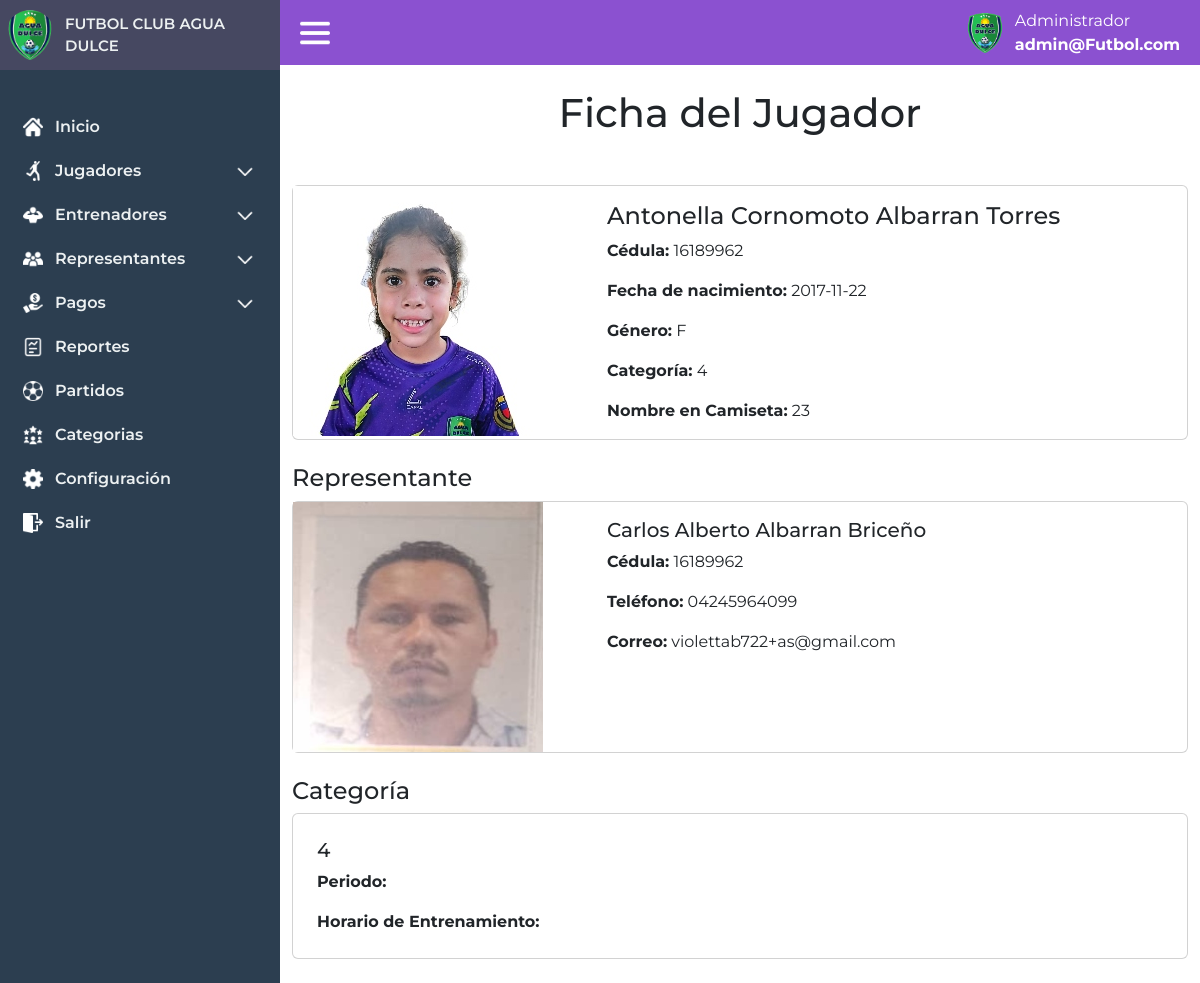
Page /administrador/informacionjugador&player=16189962 (signed in) on the committed database.
### tables this page shows
CREATE TABLE `jugadores` (
  `id` int(11) NOT NULL,
  `partida_nacimiento` int(11) DEFAULT NULL,
  `cedula` int(8) DEFAULT NULL,
  `nombres` varchar(100) NOT NULL,
  `apellidos` varchar(100) NOT NULL,
  `fecha_nacimiento` date NOT NULL,
  `genero` char(1) NOT NULL CHECK (`genero` in ('M','F')),
  `categoria` varchar(20) NOT NULL,
  `nombre_camiseta` varchar(20) NOT NULL,
  `cedula_representante` bigint(20) NOT NULL,
  `foto` varchar(255) NOT NULL
);

CREATE TABLE `representantes` (
  `id` int(11) NOT NULL,
  `nombre_completo` varchar(100) NOT NULL,
  `fecha_nacimiento` date NOT NULL,
  `cedula` varchar(20) NOT NULL,
  `telefono` varchar(20) DEFAULT NULL,
  `correo` varchar(100) DEFAULT NULL,
  `direccion` text DEFAULT NULL,
  `foto` varchar(255) NOT NULL,
  `id_usuario` int(11) DEFAULT NULL,
  `passwordp` varchar(255) NOT NULL
);

### controlador/vistas.php (called while the page is built, shortened)
<?php
class vistas
{
    function vistan($vista){
        require "vistas/".$vista.".php";
    }
}
?>

### modelo/database.php (called while the page is built, shortened)
<?php
    class Database
    {
        public static function getDatabase(){
            try {
                $db = new PDO("mysql:host=localhost;dbname=futbolclub", "root", "");
                return $db;
            } catch (Exception $e) {
                return false;
            }
        }
    }
    ?>

### modelo/adminmodel.php (called while the page is built, shortened)
<?php
    require_once "database.php";
    class adminModel extends Database
    {
    public static function getPlayerWithDetails($cedula) {
    try {
        $stmt = Database::getDatabase()->prepare("
            SELECT
            j.cedula AS cedula_jugador,
            j.nombres AS nombres_jugador,
            j.apellidos AS apellidos_jugador,
            j.fecha_nacimiento AS fecha_nacimiento_jugador,
            j.genero,
            j.categoria,
            j.nombre_camiseta,
            j.foto AS foto_jugador,
            r.nombre_completo AS nombre_representante,
            r.fecha_nacimiento AS fecha_nacimiento_representante,
            r.cedula AS cedula_representante,
            r.telefono AS telefono_representante,
            r.correo AS correo_representante,
            r.direccion AS direccion_representante,
            r.foto AS foto_representante,
            c.nombre_categoria,
            c.periodo,
            c.horario
        FROM jugadores j
        LEFT JOIN representantes r ON j.cedula_representante = r.cedula
        LEFT JOIN categorias c ON j.categoria = c.nombre_categoria
        WHERE j.cedula = :cedula");
        $stmt->bindParam(':cedula', $cedula, PDO::PARAM_STR);
        $stmt->execute();
        return $stmt->fetch(PDO::FETCH_ASSOC);
    } catch (PDOException $e) {
        return null;
    }
}
}
?>

### vistas/administrador/player_info.php (the view, shortened to what this page needs)
<!DOCTYPE html>
<html lang="es">
<head>
    <link rel="stylesheet" href="/FutbolClub/assets/css/index.css">
    <link rel="stylesheet" href="/FutbolClub/assets/css/players.css">
    <link href="https://cdn.jsdelivr.net/npm/bootstrap@5.3.0/dist/css/bootstrap.min.css" rel="stylesheet">
</head>
<body>
    <?php include("vistas/layout/header.php") ?>
    <main class="index-main" id="index-main">
    <?php include('vistas/layout/session.php'); ?>
        <div class="container py-4">
        <h1 class="text-center mb-5">Ficha del Jugador</h1>
        <div class="card">
        <div class="row g-0">
            <div class="col-md-4">
            <img src="../<?= $this->jugadores['foto_jugador']?>" alt="Foto del Jugador">
            </div>
            <div class="col-md-8">
            <div class="card-body">
                <h4 class="card-title"><?= $this->jugadores['nombres_jugador'] . ' ' . $this->jugadores['apellidos_jugador'] ?></h4>
                <p class="card-text"><strong>Cédula:</strong> <?= $this->jugadores['cedula_jugador']?></p>
                <p class="card-text"><strong>Fecha de nacimiento:</strong> <?= $this->jugadores['fecha_nacimiento_jugador']?></p>
                <p class="card-text"><strong>Género:</strong> <?= $this->jugadores['genero']?></p>
                <p class="card-text"><strong>Categoría:</strong> <?= $this->jugadores['categoria']?></p>
                <p class="card-text"><strong>Nombre en Camiseta:</strong> <?= $this->jugadores['nombre_camiseta']?></p>
            </div>
            </div>
        </div>
        </div>
        <br>
        <h4 class="section-title">Representante</h4>
        <div class="card">
        <div class="row g-0">
            <div class="col-md-4">
            <img src="../<?= $this->jugadores['foto_representante']?>" alt="Foto del Representante">
            </div>
            <div class="col-md-8">
            <div class="card-body">
                <h5 class="card-title"><?= $this->jugadores['nombre_representante']?></h5>
                <p class="card-text"><strong>Cédula:</strong> <?= $this->jugadores['cedula_representante']?></p>
                <p class="card-text"><strong>Teléfono:</strong> <?= $this->jugadores['telefono_representante']?></p>
                <p class="card-text"><strong>Correo:</strong> <?= $this->jugadores['correo_representante']?></p>
            </div>
            </div>
        </div>
        </div>
        <br>
        <h4 class="section-title">Categoría</h4>
        <div class="card p-4">
        <h5 class="card-title"><?= $this->jugadores['categoria']?></h5>
        <p class="card-text"><strong>Periodo:</strong> <?= $this->jugadores['periodo']?></p>
        <p class="card-text"><strong>Horario de Entrenamiento:</strong> <?= $this->jugadores['horario']?></p>
        </div>
    </div>
    </main>
</body>
</html>

### assets/css/index.css (style rules this page uses)
* { box-sizing: border-box; margin: 0; padding: 0; font-family: "Montserrat", sans-serif; }
:root { --color-bg-dark:#2c3e50 ; --color-bg-dark2:#464861 ; }
.index-main { margin-left: 280px; transition: margin-left 0.3s ease-in-out; }

### rows in the picture
jugadores: foto (picture), nombres "Antonella Cornomoto", apellidos "Albarran Torres", cedula "16189962", fecha_nacimiento "2017-11-22", genero "F", categoria "4", nombre_camiseta "23", representantes.foto (picture), representantes.nombre_completo "Carlos Alberto Albarran Briceño", representantes.cedula "16189962", representantes.telefono "04245964099", representantes.correo "violettab722+as@gmail.com"
